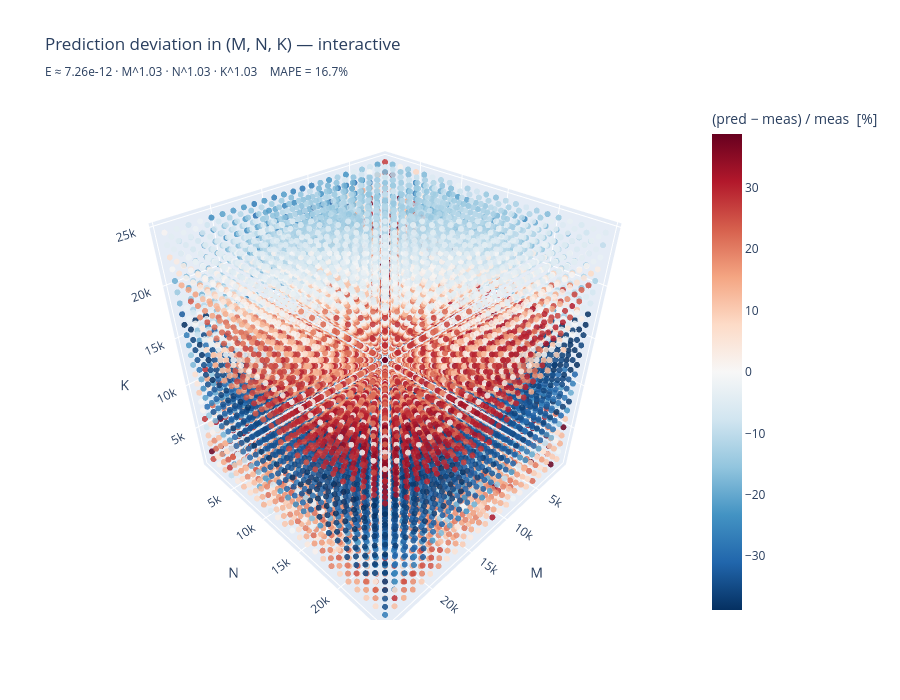

Notebook code for this chart:
### Code cell
# Interactive Plotly version of the deviation cube — drag to rotate, hover for details.
import plotly.graph_objects as go

vmax_p = float(np.percentile(np.abs(cube['err_pct']), 98))

fig = go.Figure(go.Scatter3d(
    x=cube['m'], y=cube['n'], z=cube['k'],
    mode='markers',
    marker=dict(
        size=3.5,
        color=cube['err_pct'],
        colorscale='RdBu_r',
        cmin=-vmax_p, cmax=vmax_p, cmid=0,
        opacity=0.85,
        colorbar=dict(title='(pred − meas) / meas  [%]'),
    ),
    customdata=np.stack([
        cube['Energy_J'].values,
        cube['E_simple_pred'].values,
        cube['err_pct'].values,
    ], axis=-1),
    hovertemplate=(
        'M=%{x}, N=%{y}, K=%{z}<br>'
        'measured  = %{customdata[0]:.3f} J<br>'
        'predicted = %{customdata[1]:.3f} J<br>'
        'error     = %{customdata[2]:+.2f} %<extra></extra>'
    ),
))

fig.update_layout(
    title=(f'Prediction deviation in (M, N, K) — interactive<br>'
           f'<sub>E ≈ {A_e:.2e} · M^{a_e:.2f} · N^{b_e:.2f} · K^{c_e:.2f}    '
           f'MAPE = {mape:.1f}%</sub>'),
    scene=dict(xaxis_title='M', yaxis_title='N', zaxis_title='K'),
    height=700, width=900,
)
fig.show()

### Figure 1 — Plotly figure (JSON) as saved in the notebook; plotly's stock layout.template omitted (floating-point values rounded to 4 significant figures; data arrays with more than 128 entries replaced by an {"elided": "..."} marker saying what was removed)
{"data": [{"customdata": {"elided": "13824x3 float values"}, "hovertemplate": "M=%{x}, N=%{y}, K=%{z}<br>measured  = %{customdata[0]:.3f} J<br>predicted = %{customdata[1]:.3f} J<br>error     = %{customdata[2]:+.2f} %<extra></extra>", "marker": {"cmax": 38.75, "cmid": 0, "cmin": -38.75, "color": {"elided": "13824 float values"}, "colorbar": {"title": {"text": "(pred − meas) / meas  [%]"}}, "colorscale": [[0, "rgb(5,48,97)"], [0.1, "rgb(33,102,172)"], [0.2, "rgb(67,147,195)"], [0.3, "rgb(146,197,222)"], [0.4, "rgb(209,229,240)"], [0.5, "rgb(247,247,247)"], [0.6, "rgb(253,219,199)"], [0.7, "rgb(244,165,130)"], [0.8, "rgb(214,96,77)"], [0.9, "rgb(178,24,43)"], [1, "rgb(103,0,31)"]], "opacity": 0.85, "size": 3.5}, "mode": "markers", "type": "scatter3d", "x": {"elided": "13824 int values"}, "y": {"elided": "13824 int values"}, "z": {"elided": "13824 int values"}}], "layout": {"height": 700, "scene": {"xaxis": {"title": {"text": "M"}}, "yaxis": {"title": {"text": "N"}}, "zaxis": {"title": {"text": "K"}}}, "title": {"text": "Prediction deviation in (M, N, K) — interactive<br><sub>E ≈ 7.26e-12 · M^1.03 · N^1.03 · K^1.03    MAPE = 16.7%</sub>"}, "width": 900}}
